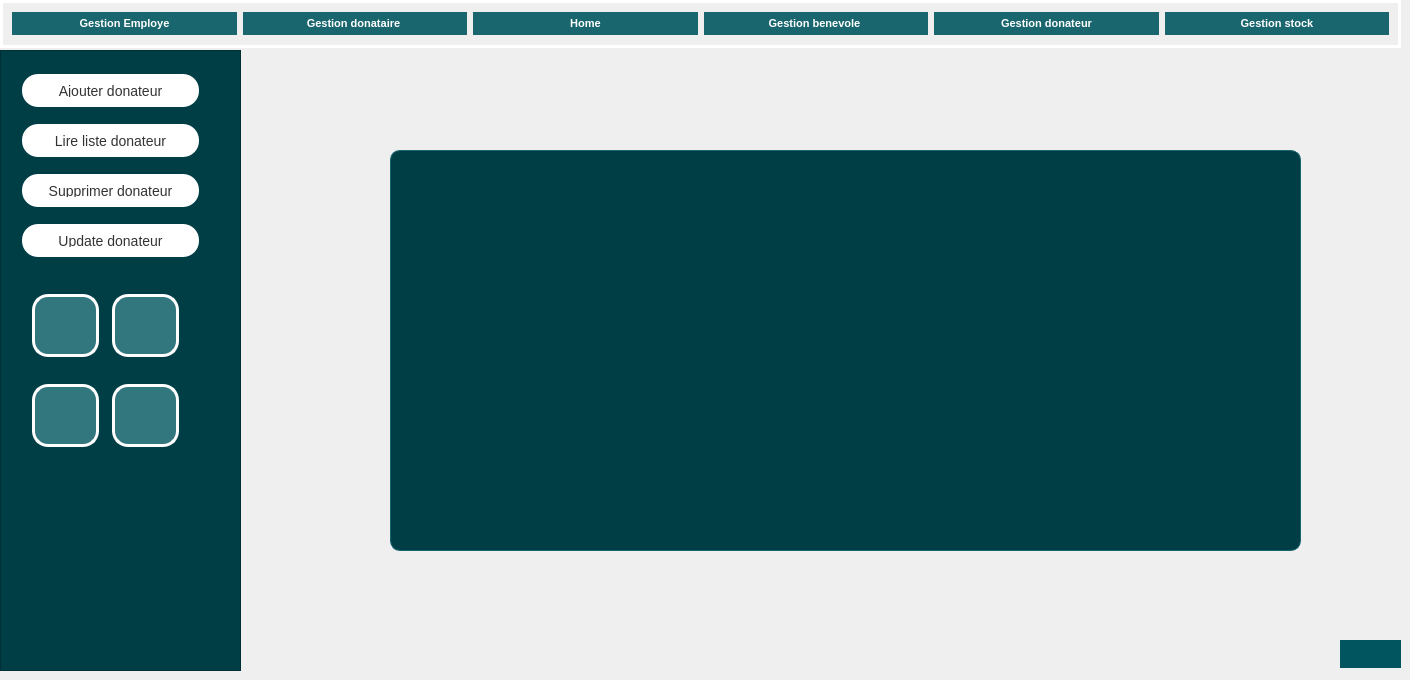
    <widget class="QWidget" name="page_2">
     <widget class="QFrame" name="frame_2">
      <property name="geometry">
       <rect>
        <x>0</x>
        <y>0</y>
        <width>1401</width>
        <height>48</height>
       </rect>
      </property>
      <property name="styleSheet">
       <string notr="true">QFrame {
  
   border: 3px solid white
 ;
}</string>
      </property>
      <property name="frameShape">
       <enum>QFrame::StyledPanel</enum>
      </property>
      <property name="frameShadow">
       <enum>QFrame::Raised</enum>
      </property>
      <layout class="QHBoxLayout" name="horizontalLayout_2">
       <item>
        <widget class="QPushButton" name="pushButton_15">
         <property name="styleSheet">
          <string notr="true">QPushButton
{
	background-color: #19666f ;
	color: #fff;
	font-size: 11px;
	font-weight: bold;
	border: none;
	border-radius: 25px;
	padding: 5px;

}


QPushButton::disabled
{
	background-color: #5c5c5c;

}


QPushButton::pressed
{
	background-color: #EF829B;

}
QPushButton:hover {
   background-color: #EF829B;
}</string>
         </property>
         <property name="text">
          <string>Gestion Employe</string>
         </property>
         <property name="icon">
          <iconset resource="res.qrc">
           <normaloff>:/ico/icons/users.svg</normaloff>:/ico/icons/users.svg</iconset>
         </property>
        </widget>
       </item>
       <item>
        <widget class="QPushButton" name="pushButton_16">
         <property name="styleSheet">
          <string notr="true">QPushButton
{
	background-color: #19666f;
	color: #fff;
    font:&quot;Arial&quot;;
	font-size: 11px;
	font-weight: bold;
	border: none;
	border-radius: 25px;
	padding: 5px;

}


QPushButton::disabled
{
	background-color: #5c5c5c;

}


QPushButton::pressed
{
	background-color: #EF829B;

}
QPushButton:hover {
   background-color: #EF829B;
}</string>
         </property>
         <property name="text">
          <string>Gestion donataire </string>
         </property>
         <property name="icon">
          <iconset resource="res.qrc">
           <normaloff>:/ico/icons/truck.svg</normaloff>:/ico/icons/truck.svg</iconset>
         </property>
        </widget>
       </item>
       <item>
        <widget class="QPushButton" name="pushButton_17">
         <property name="styleSheet">
          <string notr="true">QPushButton
{
	background-color: #19666f;
	color: #fff;
	font-size: 11px;
	font-weight: bold;
	border: none;
	border-radius: 25px;
	padding: 5px;

}


QPushButton::disabled
{
	background-color: #5c5c5c;

}


QPushButton::pressed
{
	background-color: #EF829B;

}
QPushButton:hover {
   background-color: #EF829B;
}</string>
         </property>
         <property name="text">
          <string>Home</string>
         </property>
         <property name="icon">
          <iconset resource="res.qrc">
           <normaloff>:/ico/icons/home.svg</normaloff>:/ico/icons/home.svg</iconset>
         </property>
        </widget>
       </item>
       <item>
        <widget class="QPushButton" name="pushButton_18">
         <property name="enabled">
          <bool>true</bool>
         </property>
         <property name="styleSheet">
          <string notr="true">QPushButton
{
	background-color: #19666f;
	color: #fff;
	font-size: 11px;
	font-weight: bold;
	border: none;
	border-radius: 25px;
	padding: 5px;

}


QPushButton::disabled
{
	background-color: #5c5c5c;

}


QPushButton::pressed
{
	background-color: #EF829B;

}
QPushButton:hover {
   background-color: #EF829B;
}</string>
         </property>
         <property name="text">
          <string>Gestion benevole </string>
         </property>
         <property name="icon">
          <iconset resource="res.qrc">
           <normaloff>:/ico/icons/heart.svg</normaloff>:/ico/icons/heart.svg</iconset>
         </property>
        </widget>
       </item>
       <item>
        <widget class="QPushButton" name="pushButton_19">
         <property name="styleSheet">
          <string notr="true">QPushButton
{
	background-color: #19666f;
	color: #fff;
	font-size: 11px;
	font-weight: bold;
	border: none;
	border-radius: 25px;
	padding: 5px;

}


QPushButton::disabled
{
	background-color: #5c5c5c;

}


QPushButton::pressed
{
	background-color: #EF829B;

}
QPushButton:hover {
   background-color: #EF829B;
}</string>
         </property>
         <property name="text">
          <string>Gestion donateur</string>
         </property>
         <property name="icon">
          <iconset resource="res.qrc">
           <normaloff>:/ico/icons/activity.svg</normaloff>:/ico/icons/activity.svg</iconset>
         </property>
        </widget>
       </item>
       <item>
        <widget class="QPushButton" name="pushButton_20">
         <property name="styleSheet">
          <string notr="true">QPushButton
{
	background-color: #19666f;
	color: #fff;
	font-size: 11px;
	font-weight: bold;
	border: none;
	border-radius: 25px;
	padding: 5px;

}


QPushButton::disabled
{
	background-color: #5c5c5c;

}


QPushButton::pressed
{
	background-color: #EF829B;

}
QPushButton:hover {
   background-color: #EF829B;
}</string>
         </property>
         <property name="text">
          <string>Gestion stock</string>
         </property>
         <property name="icon">
          <iconset resource="res.qrc">
           <normaloff>:/ico/icons/archive.svg</normaloff>:/ico/icons/archive.svg</iconset>
         </property>
        </widget>
       </item>
      </layout>
     </widget>
     <widget class="QFrame" name="frame_3">
      <property name="geometry">
       <rect>
        <x>0</x>
        <y>50</y>
        <width>241</width>
        <height>621</height>
       </rect>
      </property>
      <property name="styleSheet">
       <string notr="true">QFrame {
   background-color:#003e46;
   font-size: 14px;
   padding: 20px;
   border-radius: 1
0px;
 
}

QFrame QListWidget {
   background-color: transparent;
   color: #333;
   font-size: 14px;
   padding: 20px;
}

QFrame QListWidget::item {
   padding: 10px;
   border-bottom: 1px solid #ddd;
}

QFrame QListWidget::item:selected {
   background-color: #007aff;
   color: #fff;
}

QFrame QListWidget::item:hover {
   background-color: #ddd;
}

QFrame QLabel {
   font-size: 18px;
   font-weight: bold;
   color: #333;
   margin-bottom: 20px;
}</string>
      </property>
      <property name="frameShape">
       <enum>QFrame::StyledPanel</enum>
      </property>
      <property name="frameShadow">
       <enum>QFrame::Raised</enum>
      </property>
      <widget class="QPushButton" name="pushButton_21">
       <property name="geometry">
        <rect>
         <x>20</x>
         <y>20</y>
         <width>181</width>
         <height>41</height>
        </rect>
       </property>
       <property name="styleSheet">
        <string notr="true">QPushButton {
   background-color: #fff;
   border: none;
   color: #333;
   padding: 10px 20px;
   text-align: center;
   text-decoration: none;
   display: inline-block;
   font-size: 14px;
   margin: 4px 2px;
   cursor: pointer;
   border-radius: 16px;

}

QPushButton:hover {
   background-color: #EF829B;
}</string>
       </property>
       <property name="text">
        <string>Ajouter donateur</string>
       </property>
       <property name="icon">
        <iconset>
         <normaloff>icons/add.png</normaloff>icons/add.png</iconset>
       </property>
       <property name="iconSize">
        <size>
         <width>25</width>
         <height>25</height>
        </size>
       </property>
      </widget>
      <widget class="QPushButton" name="pushButton_23">
       <property name="geometry">
        <rect>
         <x>20</x>
         <y>120</y>
         <width>181</width>
         <height>41</height>
        </rect>
       </property>
       <property name="styleSheet">
        <string notr="true">QPushButton {
   background-color: #fff;
   border: none;
   color: #333;
   padding: 10px 20px;
   text-align: center;
   text-decoration: none;
   display: inline-block;
   font-size: 14px;
   margin: 4px 2px;
   cursor: pointer;
   border-radius: 16px;

}

QPushButton:hover {
   background-color: #EF829B;
}


QPushButton::pressed
{
	background-color: #EF829B;

}</string>
       </property>
       <property name="text">
        <string>Supprimer donateur</string>
       </property>
       <property name="icon">
        <iconset>
         <normaloff>icons/icons8-available-updates-40.png</normaloff>icons/icons8-available-updates-40.png</iconset>
       </property>
       <property name="iconSize">
        <size>
         <width>20</width>
         <height>20</height>
        </size>
       </property>
      </widget>
      <widget class="QPushButton" name="pushButton_27">
       <property name="geometry">
        <rect>
         <x>20</x>
         <y>170</y>
         <width>181</width>
         <height>41</height>
        </rect>
       </property>
       <property name="styleSheet">
        <string notr="true">QPushButton {
   background-color:#fff;
   border: none;
   color: #333;
   padding: 10px 20px;
   text-align: center;
   text-decoration: none;
   display: inline-block;
   font-size: 14px;
   margin: 4px 2px;
   cursor: pointer;
   border-radius: 16px;

}

QPushButton:hover {
   background-color: #EF829B;
}

QPushButton::pressed
{
	background-color: #FF0000;

}</string>
       </property>
       <property name="text">
        <string>Update donateur</string>
       </property>
       <property name="icon">
        <iconset>
         <normaloff>icons/icons8-remove-64.png</normaloff>icons/icons8-remove-64.png</iconset>
       </property>
       <property name="iconSize">
        <size>
         <width>25</width>
         <height>25</height>
        </size>
       </property>
      </widget>
      <widget class="QPushButton" name="pushButton_67">
       <property name="geometry">
        <rect>
         <x>30</x>
         <y>240</y>
         <width>71</width>
         <height>71</height>
        </rect>
       </property>
       <property name="styleSheet">
        <string notr="true">QPushButton {
   background-color: #32767e;
   border: none;
   color: #333;
   padding: 10px 20px;
   text-align: center;
   text-decoration: none;
   display: inline-block;
   font-size: 14px;
   margin: 4px 2px;
   cursor: pointer;
   border-radius: 16px;
border : 3px solid white
 ; 
}

QPushButton:hover {
   background-color: #EF829B;
}
</string>
       </property>
       <property name="text">
        <string/>
       </property>
       <property name="icon">
        <iconset>
         <normaloff>../Downloads/sort.svg</normaloff>../Downloads/sort.svg</iconset>
       </property>
       <property name="iconSize">
        <size>
         <width>25</width>
         <height>25</height>
        </size>
       </property>
      </widget>
      <widget class="QPushButton" name="pushButton_68">
       <property name="geometry">
        <rect>
         <x>110</x>
         <y>240</y>
         <width>71</width>
         <height>71</height>
        </rect>
       </property>
       <property name="styleSheet">
        <string notr="true">QPushButton {
   background-color: #32767e;
   border: none;
   color: #333;
   padding: 10px 20px;
   text-align: center;
   text-decoration: none;
   display: inline-block;
   font-size: 14px;
   margin: 4px 2px;
   cursor: pointer;
   border-radius: 16px;
border : 3px solid white; 
}

QPushButton:hover {
   background-color: #EF829B;
}</string>
       </property>
       <property name="text">
        <string/>
       </property>
       <property name="icon">
        <iconset>
         <normaloff>../Downloads/history.png</normaloff>../Downloads/history.png</iconset>
       </property>
       <property name="iconSize">
        <size>
         <width>500</width>
         <height>500</height>
        </size>
       </property>
      </widget>
      <widget class="QPushButton" name="pushButton_69">
       <property name="geometry">
        <rect>
         <x>30</x>
         <y>330</y>
         <width>71</width>
         <height>71</height>
        </rect>
       </property>
       <property name="styleSheet">
        <string notr="true">QPushButton {
   background-color: #32767e;
   border: none;
   color: #333;
   padding: 10px 20px;
   text-align: center;
   text-decoration: none;
   display: inline-block;
   font-size: 14px;
   margin: 4px 2px;
   cursor: pointer;
   border-radius: 16px;
border : 3px solid white ; 
}

QPushButton:hover {
   background-color: #EF829B;

}</string>
       </property>
       <property name="text">
        <string/>
       </property>
       <property name="icon">
        <iconset>
         <normaloff>../Downloads/location.png</normaloff>../Downloads/location.png</iconset>
       </property>
       <property name="iconSize">
        <size>
         <width>50</width>
         <height>100</height>
        </size>
       </property>
      </widget>
      <widget class="QPushButton" name="pushButton_70">
       <property name="geometry">
        <rect>
         <x>110</x>
         <y>330</y>
         <width>71</width>
         <height>71</height>
        </rect>
       </property>
       <property name="styleSheet">
        <string notr="true">QPushButton {
   background-color:#32767e;
   border: none;
   color: #333;
   padding: 10px 20px;
   text-align: center;
   text-decoration: none;
   display: inline-block;
   font-size: 14px;
   margin: 4px 2px;
   cursor: pointer;
   border-radius: 16px;
border : 3px solid white ; 
}

QPushButton:hover {
   background-color: #EF829B;
}</string>
       </property>
       <property name="text">
        <string/>
       </property>
       <property name="icon">
        <iconset>
         <normaloff>../Downloads/pdf.svg</normaloff>../Downloads/pdf.svg</iconset>
       </property>
       <property name="iconSize">
        <size>
         <width>25</width>
         <height>70</height>
        </size>
       </property>
      </widget>
      <widget class="QPushButton" name="button_side_lire_3">
       <property name="geometry">
        <rect>
         <x>20</x>
         <y>70</y>
         <width>181</width>
         <height>41</height>
        </rect>
       </property>
       <property name="styleSheet">
        <string notr="true">QPushButton {
   background-color: #fff;
   border: none;
   color: #333;
   padding: 10px 20px;
   text-align: center;
   text-decoration: none;
   display: inline-block;
   font-size: 14px;
   margin: 4px 2px;
   cursor: pointer;
   border-radius: 16px;

}

QPushButton:hover {
   background-color: #EF829B;
}

QPushButton::pressed
{
	background-color: #EF829B;

}</string>
       </property>
       <property name="text">
        <string>Lire liste donateur</string>
       </property>
       <property name="icon">
        <iconset>
         <normaloff>icons/icons8-read-80.png</normaloff>icons/icons8-read-80.png</iconset>
       </property>
       <property name="iconSize">
        <size>
         <width>25</width>
         <height>25</height>
        </size>
       </property>
      </widget>
     </widget>
     <widget class="QPushButton" name="pushButton_28">
      <property name="geometry">
       <rect>
        <x>1370</x>
        <y>640</y>
        <width>31</width>
        <height>28</height>
       </rect>
      </property>
      <property name="styleSheet">
       <string notr="true">QPushButton
{
	background-color: #00555F;
	color: #fff;
	font-size: 11px;
	font-weight: bold;
	border: none;
	border-radius: 25px;
	padding: 5px;

}</string>
      </property>
      <property name="text">
       <string/>
      </property>
      <property name="icon">
       <iconset resource="res.qrc">
        <normaloff>:/ico/icons/settings.svg</normaloff>:/ico/icons/settings.svg</iconset>
      </property>
     </widget>
     <widget class="QPushButton" name="pushButton_29">
      <property name="geometry">
       <rect>
        <x>1340</x>
        <y>640</y>
        <width>31</width>
        <height>28</height>
       </rect>
      </property>
      <property name="styleSheet">
       <string notr="true">QPushButton
{
	background-color: #00555F;
	color: #fff;
	font-size: 11px;
	font-weight: bold;
	border: none;
	border-radius: 25px;
	padding: 5px;

}</string>
      </property>
      <property name="text">
       <string/>
      </property>
      <property name="icon">
       <iconset resource="res.qrc">
        <normaloff>:/ico/icons/user.svg</normaloff>:/ico/icons/user.svg</iconset>
      </property>
     </widget>
     <widget class="QTableView" name="table_D">
      <property name="geometry">
       <rect>
        <x>390</x>
        <y>150</y>
        <width>911</width>
        <height>401</height>
       </rect>
      </property>
      <property name="styleSheet">
       <string notr="true">QTableView {
  background-color: #003e46;
  color: white;
  border: 1px solid #19666f;
  border-radius: 10px;
}

QTableView::item {
  padding: 4px;
  border: none;
}

QTableView::item:selected {
  background-color: #19666f;
  color: white;
}

QHeaderView::section {
  background-color: #003e46;
  color: white;
  padding: 4px;
  border: none;
}</string>
      </property>
     </widget>
    </widget>
